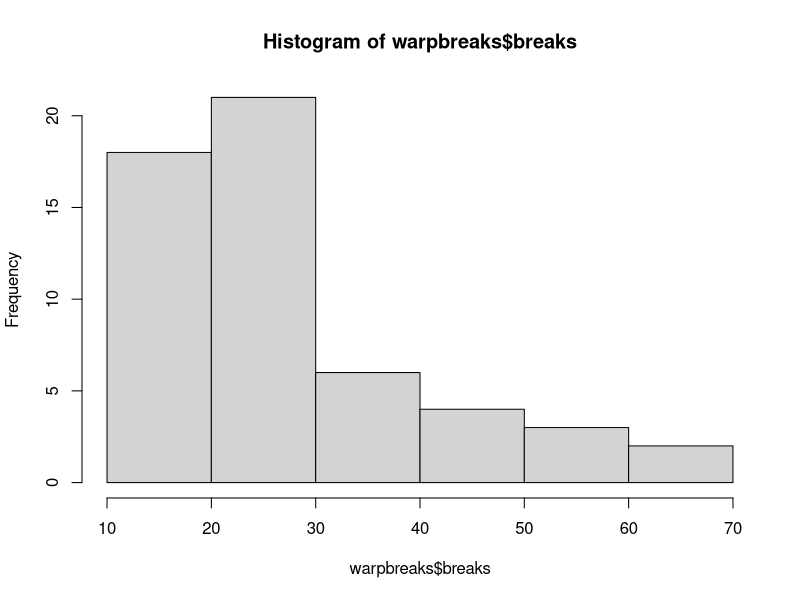

This figure's R source:
# POISSION REGRESSION

# Syntax :  glm(formula,data,family) 

# Where,
# formula is the symbol presenting the relationship between the variables.
# data is the data set giving the values of these variables.
# family is R object to specify the details of the model. It's value is 'Poisson' for Poisson Regression.


# example : we need a dataset which gives count as final output , warpbeaks is a kind of dataset 


View(warpbreaks)
?warpbreaks
# break will be dependent vbl , and wool and tension will be independent 

table(warpbreaks$wool)
table(warpbreaks$wool,warpbreaks$breaks)
hist(warpbreaks$breaks)

model <-glm(breaks ~ wool+tension, data = warpbreaks, family = poisson)
model

summary(model)

newdata = data.frame(wool = "B", tension = "H") 
# after executing glm in model , we got two tension col H and M, can be put any one of them

# whenever wool = "B", tension = "H" how many breaks will be there , thats what we predicting

predict(model,newdata, type = "response")

#-----------------------------------------------------------------------------------------------------------------------#

a = lm(mpg~hp+wt,data = mtcars)
summary(a)

b = glm(mpg~hp+wt,data = mtcars)
summary(b)

# glm having linking fun 


 



